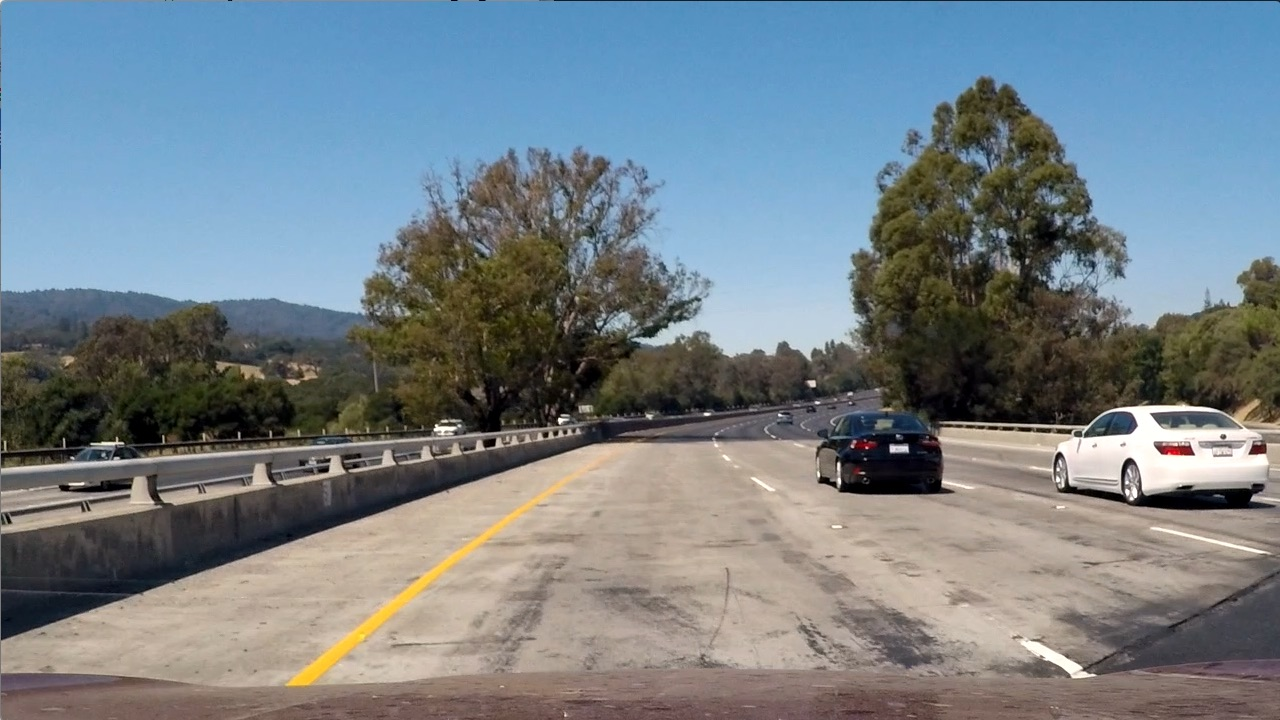
#> input picture test_images/test1.jpg, 1280 x 720 px
$ python -i threshold.py   (imports and definitions only)   (older library calls are emulated)
#> lines starting #> are read from the running program, lines starting #| are printed output that depends on the picture; after the words box and inside, x2 and y2 are one past the last pixel; in counts of white or black regions, pixels touching at a corner belong together
import numpy as np
import cv2


def abs_sobel_thresh(img, orient='x', sobel_kernel=3, thresh=(0, 255)):

    # Apply threshold
    gray = cv2.cvtColor(img, cv2.COLOR_RGB2GRAY)
    #select the sobel mode
    if orient == 'x':
        abs_sobel = np.absolute(cv2.Sobel(gray, cv2.CV_64F, 1, 0, ksize=sobel_kernel))
    if orient == 'y':
        abs_sobel = np.absolute(cv2.Sobel(gray, cv2.CV_64F, 0, 1, ksize=sobel_kernel))
    # Rescale back to 8 bit integer
    scaled_sobel = np.uint8(255*abs_sobel/np.max(abs_sobel))
    binary_output = np.zeros_like(scaled_sobel)
    binary_output[(scaled_sobel >= thresh[0]) & (scaled_sobel <= thresh[1])] = 1

    # Return the result
    return binary_output# retuen  x or y


def mag_thresh(img, sobel_kernel=3, mag_thresh=(0, 255)):

    gray = cv2.cvtColor(img, cv2.COLOR_RGB2GRAY)
    # Take both Sobel x and y gradients
    sobelx = cv2.Sobel(gray, cv2.CV_64F, 1, 0, ksize=sobel_kernel)
    sobely = cv2.Sobel(gray, cv2.CV_64F, 0, 1, ksize=sobel_kernel)
    # Calculate the gradient magnitude
    gradmag = np.sqrt(sobelx**2 + sobely**2)
    # Rescale to 8 bit
    scale_factor = np.max(gradmag)/255
    gradmag = (gradmag/scale_factor).astype(np.uint8)
    # Create a binary image of ones where threshold is met, zeros otherwise
    binary_output = np.zeros_like(gradmag)
    binary_output[(gradmag >= mag_thresh[0]) & (gradmag <= mag_thresh[1])] = 1

    # Return the binary image
    return binary_output

def dir_threshold(img, sobel_kernel=3, thresh=(0, np.pi/2)):

    # Apply threshold
    gray = cv2.cvtColor(img, cv2.COLOR_RGB2GRAY)
    # Calculate the x and y gradients
    sobelx = cv2.Sobel(gray, cv2.CV_64F, 1, 0, ksize=sobel_kernel)
    sobely = cv2.Sobel(gray, cv2.CV_64F, 0, 1, ksize=sobel_kernel)
    # Take the absolute value of the gradient direction,
    # apply a threshold, and create a binary image result
    absgraddir = np.arctan2(np.absolute(sobely), np.absolute(sobelx))
    binary_output =  np.zeros_like(absgraddir)
    binary_output[(absgraddir >= thresh[0]) & (absgraddir <= thresh[1])] = 1

    # Return the binary image
    return binary_output


def combined_thresholds(image, ksize = 3):
    # Choose a Sobel kernel size

    # Apply each of the thresholding functions
    gradx = abs_sobel_thresh(image, orient='x', sobel_kernel=ksize, thresh=(5, 100))
    grady = abs_sobel_thresh(image, orient='y', sobel_kernel=ksize, thresh=(5, 100))
    #c= cv2.bitwise_or(gradx,grady)

    mag_binary = mag_thresh(image, sobel_kernel=ksize, mag_thresh=(3, 255))
    dir_binary = dir_threshold(image, sobel_kernel=ksize, thresh=(0*np.pi/180, 90*np.pi/180))
    combined = np.zeros_like(dir_binary, np.uint8)
    #combined[((gradx == 1) ) ] = 1
    combined[((gradx == 1) ) & ((mag_binary == 1) & (dir_binary == 1))] = 1
    #combined[ (mag_binary == 1) ] = 1

    return combined


# [11 lines left out: function warp, not called in this run]


def filter(image):

    hls = cv2.cvtColor(image, cv2.COLOR_RGB2HLS)
    s_channel = hls[:,:,2]
    l_channel = hls[:,:,1]

    sxbinary = combined_thresholds(image)


    # Threshold color channel
    s_thresh_min = 40
    s_thresh_max = 255
    l_thresh_min = 150
    l_thresh_max = 255


    s_binary = np.zeros_like(s_channel)
    s_binary[((s_channel >= s_thresh_min) & (s_channel <= s_thresh_max)) ] = 1

    l_binary = np.zeros_like(s_channel)
    l_binary[((l_channel >= l_thresh_min) & (l_channel <= l_thresh_max))] = 1

    # Combine the two binary thresholds
    combined_binary = np.zeros_like(sxbinary)
    #combined_binary [(l_binary == 1)& (sxbinary == 1)] = 1
    combined_binary[((s_binary == 1) & (sxbinary == 1)) | ((sxbinary == 1) & (l_binary == 1))] = 1

    return combined_binary

>>> import cv2
>>> picture = cv2.cvtColor(cv2.imread('test_images/test1.jpg'), cv2.COLOR_BGR2RGB)
>>> result = filter(picture)
#> in combined_thresholds, `gradx = abs_sobel_thresh(image, orient='x', sobel_kernel=ksize, thresh..`:
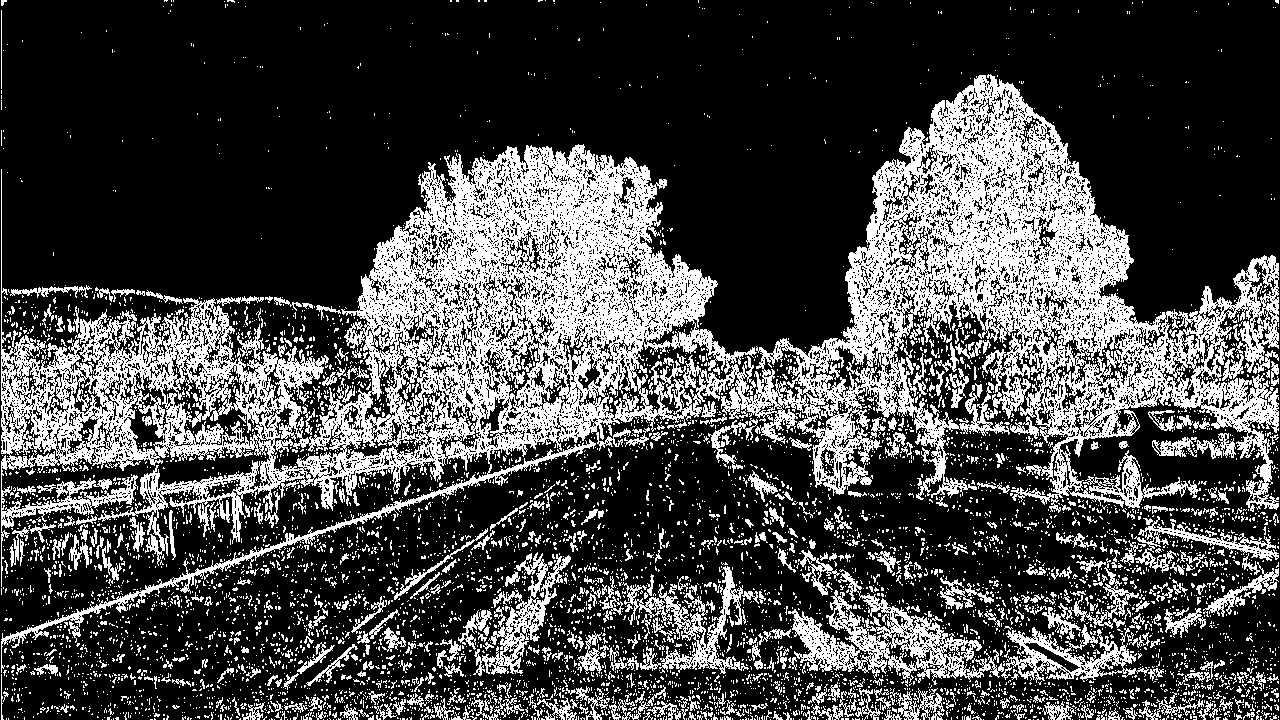
#> gradx: shape (720, 1280); values 0 (black) and 1 (white), 28.1% white; 6825 white regions (6278 under 20 px), largest, box (x1, y1, x2, y2) and area: (1, 74, 1279, 673) 176139, (788, 569, 1004, 685) 7110, (622, 566, 749, 674) 3287
#> in mag_thresh, `sobely = cv2.Sobel(gray, cv2.CV_64F, 0, 1, ksize=sobel_kernel)`:
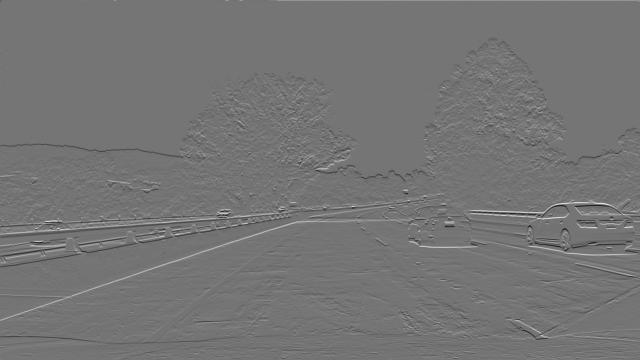
#> sobely: shape (720, 1280) float64 (shown at 1/2 size); min -799, max 941, mean -0.1; drawn with min black and max white
#> in mag_thresh, `scale_factor = np.max(gradmag)/255`: scale_factor = 3.69
#> in dir_threshold, `absgraddir = np.arctan2(np.absolute(sobely), np.absolute(sobelx))`:
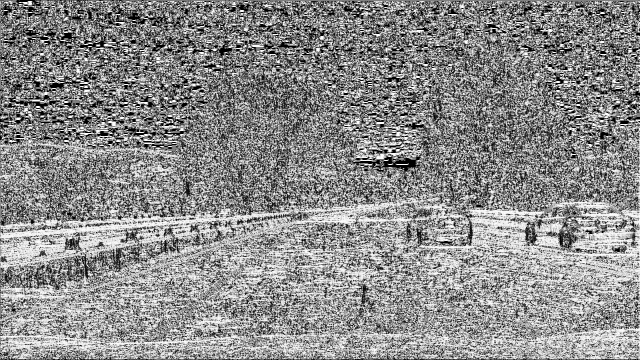
#> absgraddir: shape (720, 1280) float64 (shown at 1/2 size); min 0, max 1.57, mean 0.863; drawn with min black and max white
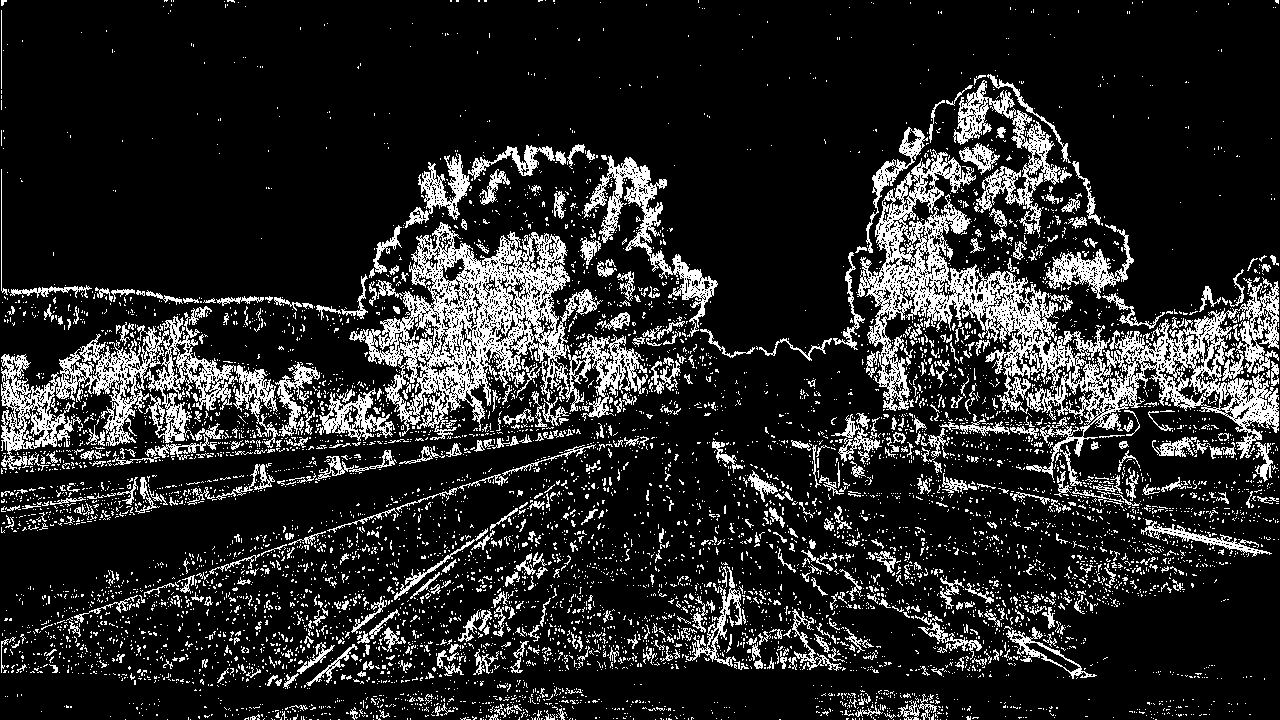
#> result: shape (720, 1280); values 0 (black) and 1 (white), 15.7% white in thin lines or dots

$ run again, on test_images/test2.jpg
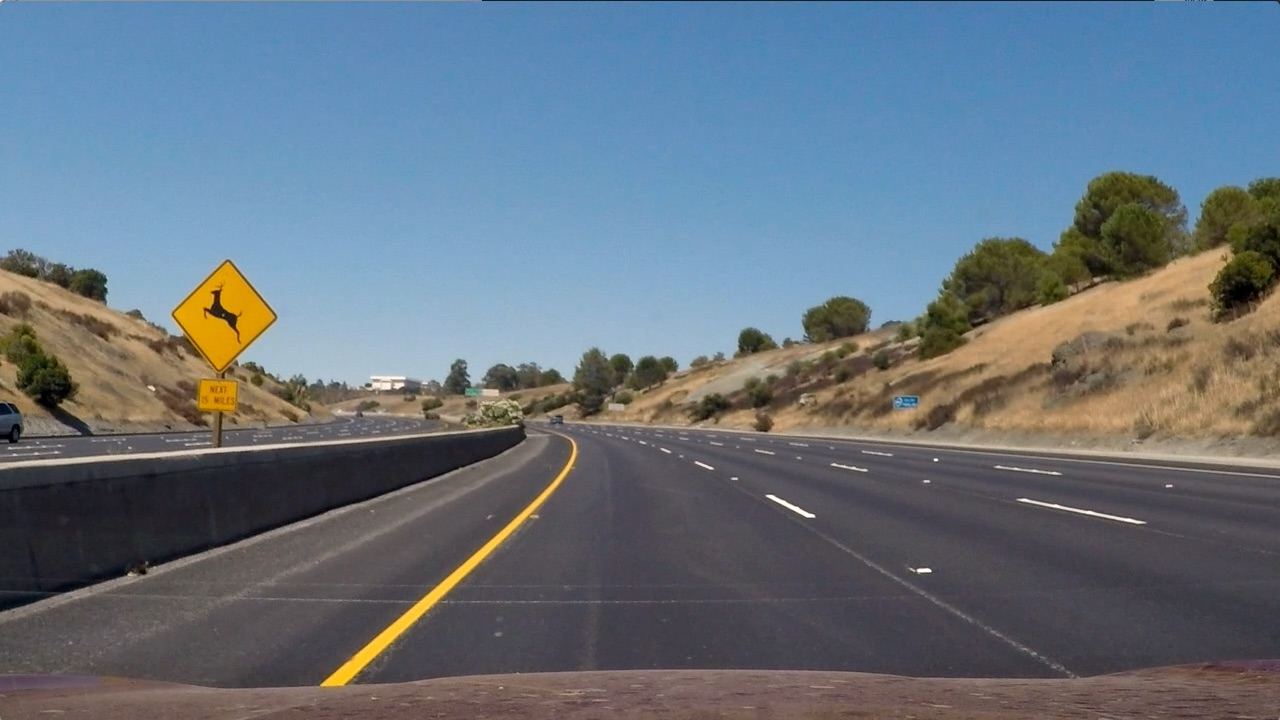
#> input picture test_images/test2.jpg, 1280 x 720 px
#> hls: shape (720, 1280, 3); mean of channels 0, 1, 2 86.2, 113.9, 64.8
#> gradx: shape (720, 1280); values 0 (black) and 1 (white), 23.3% white; 11471 white regions (11058 under 20 px), largest, box (x1, y1, x2, y2) and area: (1, 169, 1279, 694) 138279, (815, 530, 1151, 720) 4898, (348, 674, 470, 720) 1632
#> grady: shape (720, 1280); values 0 (black) and 1 (white), 25.1% white; 6123 white regions (5916 under 20 px), largest, box (x1, y1, x2, y2) and area: (0, 168, 1280, 719) 196942, (300, 440, 551, 565) 2398, (966, 492, 1185, 540) 1310
#> in mag_thresh, `sobely = cv2.Sobel(gray, cv2.CV_64F, 0, 1, ksize=sobel_kernel)`:
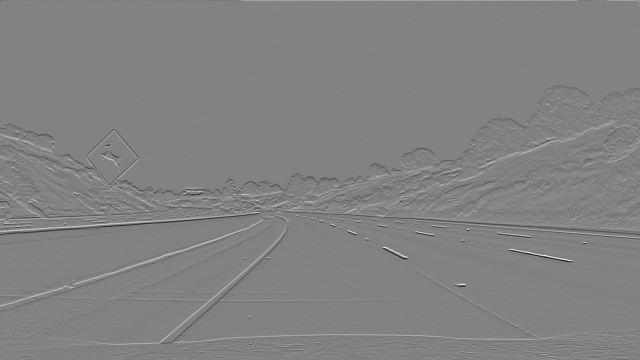
#> sobely: shape (720, 1280) float64 (shown at 1/2 size); min -767, max 735, mean -0.1; drawn with min black and max white
#> scale_factor = 3.01
#> mag_binary: shape (720, 1280); values 0 (black) and 1 (white), 49.5% white; 7983 white regions (7128 under 20 px), largest, box (x1, y1, x2, y2) and area: (0, 162, 1280, 720) 373710, (0, 0, 1280, 29) 3572, (1205, 576, 1280, 613) 940
#> dir_binary: shape (720, 1280) float64; every value is 1
#> `result = filter(picture)`:
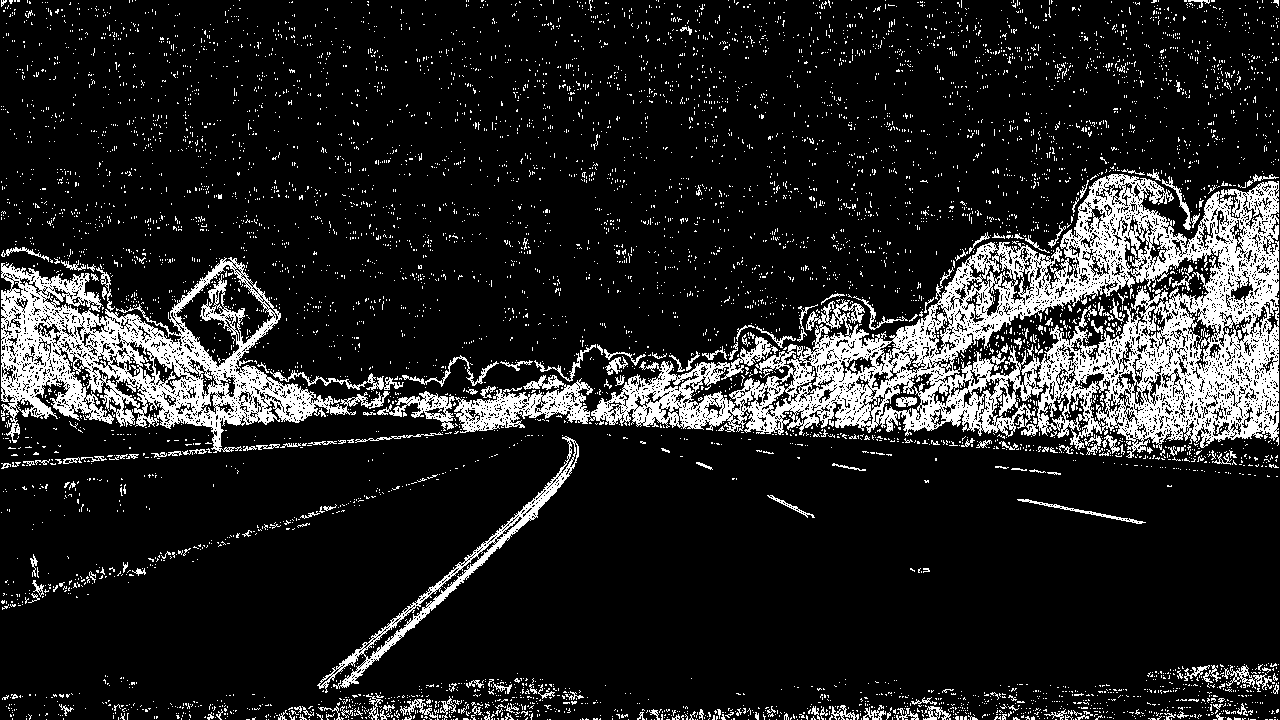
#> result: shape (720, 1280); values 0 (black) and 1 (white), 13.9% white; 6808 white regions (6604 under 20 px), largest, box (x1, y1, x2, y2) and area: (454, 174, 1279, 458) 67519, (1, 257, 390, 453) 24275, (317, 436, 579, 693) 3737

$ run again, on test_images/test3.jpg
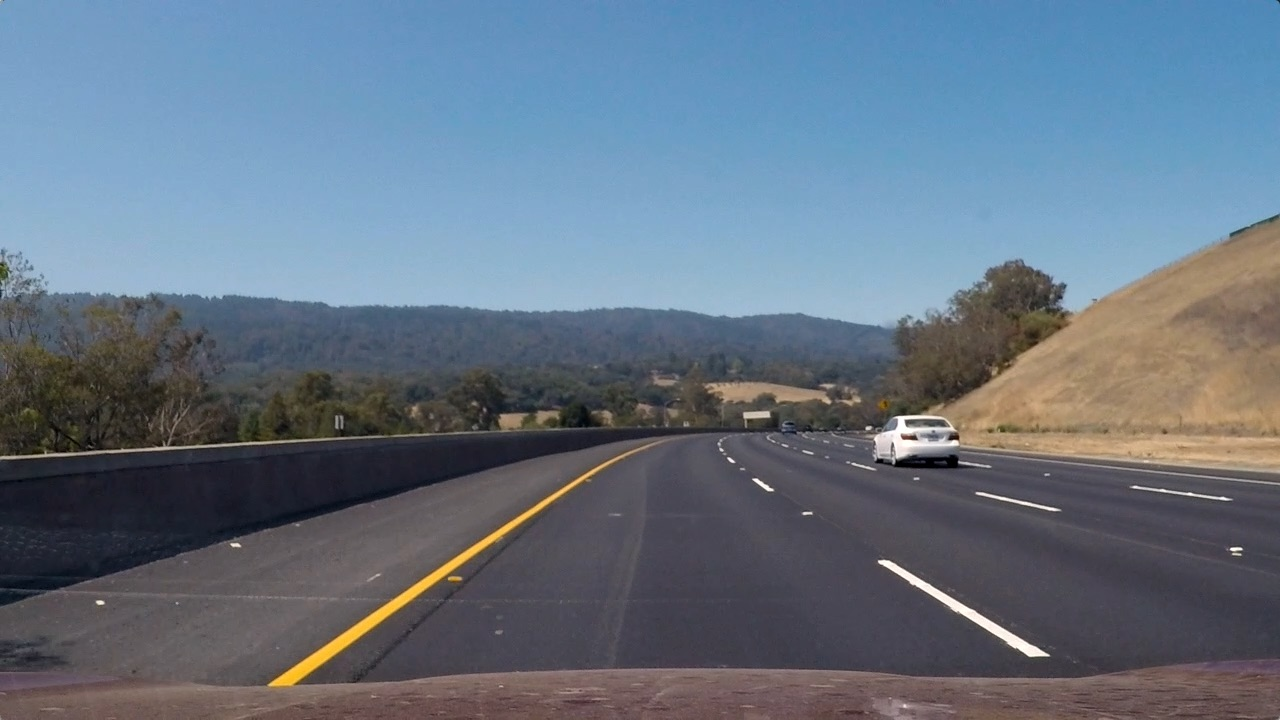
#> input picture test_images/test3.jpg, 1280 x 720 px
#> hls: shape (720, 1280, 3); mean of channels 0, 1, 2 94.8, 115.7, 62.1
#> gradx: shape (720, 1280); values 0 (black) and 1 (white), 17% white in thin lines or dots
#> grady: shape (720, 1280); values 0 (black) and 1 (white), 20.1% white; 5731 white regions (5325 under 20 px), largest, box (x1, y1, x2, y2) and area: (0, 211, 1280, 719) 137689, (0, 630, 79, 677) 1783, (874, 559, 1013, 637) 873
#> in mag_thresh, `sobely = cv2.Sobel(gray, cv2.CV_64F, 0, 1, ksize=sobel_kernel)`:
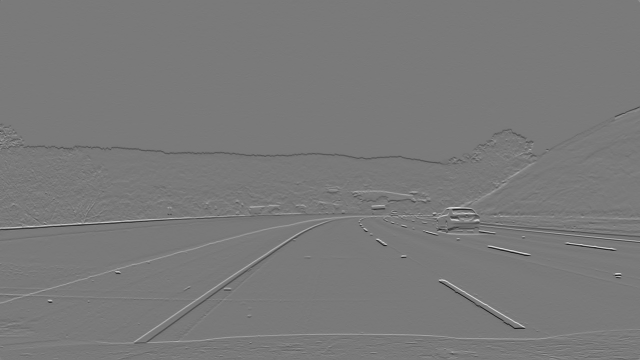
#> sobely: shape (720, 1280) float64 (shown at 1/2 size); min -745, max 812, mean -0.5; drawn with min black and max white
#> scale_factor = 3.19
#> mag_binary: shape (720, 1280); values 0 (black) and 1 (white), 41.1% white; 7671 white regions (7078 under 20 px), largest, box (x1, y1, x2, y2) and area: (0, 207, 1280, 720) 325354, (1194, 588, 1280, 623) 561, (805, 596, 826, 651) 344
#> dir_binary: shape (720, 1280) float64; every value is 1
#> `result = filter(picture)`:
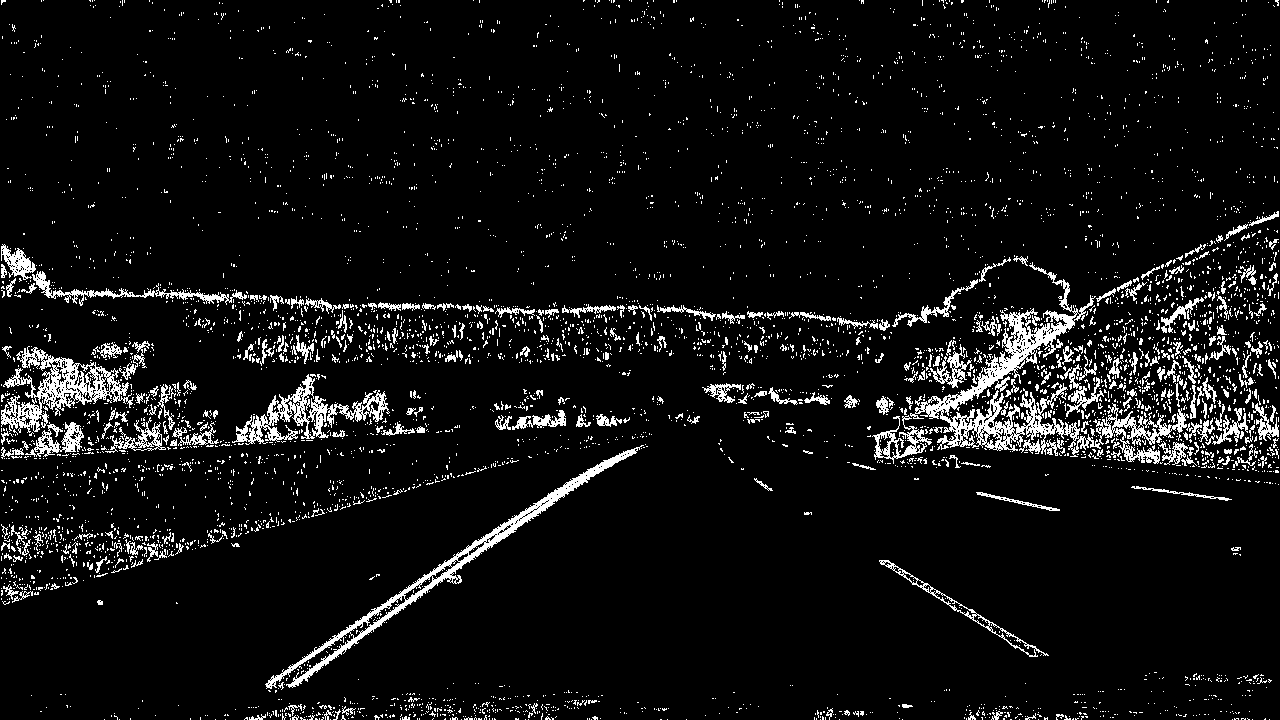
#> result: shape (720, 1280); values 0 (black) and 1 (white), 6.6% white in thin lines or dots
